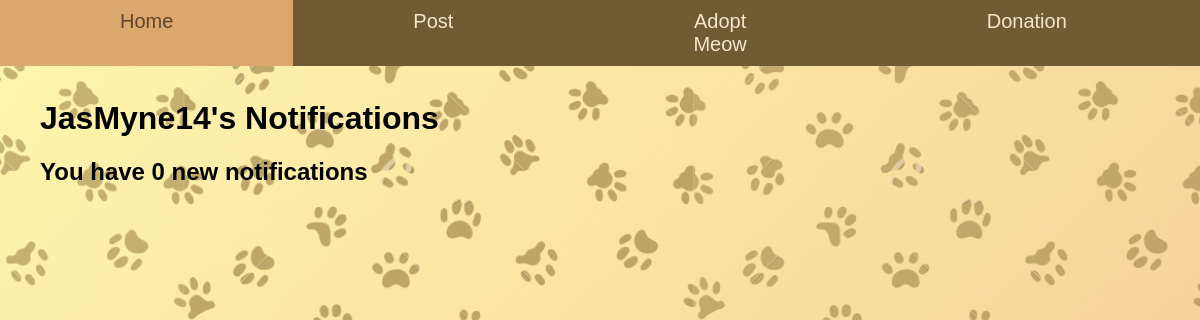
The app's page /notification (signed in), older data.
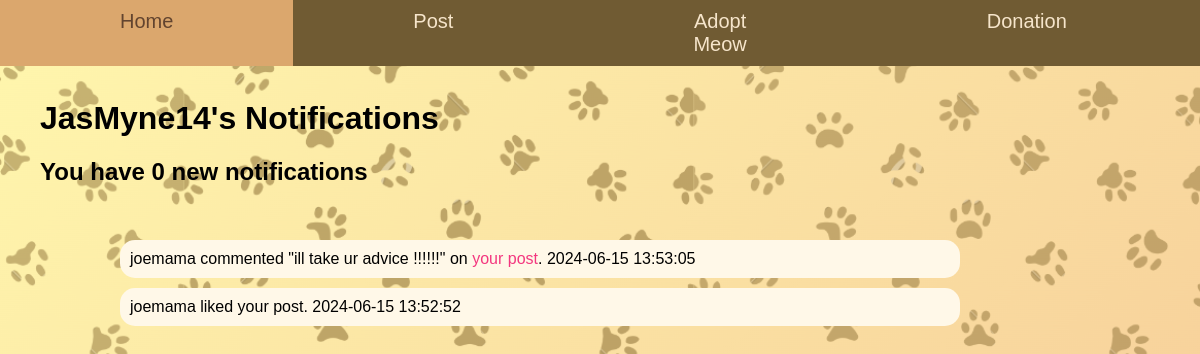
The same page, newer data.
### home/models.py (models this page shows, shortened)
class Comment(db.Model):
    id = db.Column(db.Integer, primary_key = True)
    text = db.Column(db.String(200), nullable=False)
    date = db.Column(db.DateTime(timezone=True), nullable=False, default=datetime.utcnow)
    user_id = db.Column(db.Integer, db.ForeignKey('user.id', ondelete='CASCADE'), nullable=False)
    post_id = db.Column(db.Integer, db.ForeignKey('post.id'), nullable=False)

class User(db.Model, UserMixin):
    id = db.Column(db.Integer, primary_key=True)
    fullname = db.Column(db.String(120), unique=True, nullable=False)
    email = db.Column(db.String(20), unique=True, nullable=False)
    username = db.Column(db.String(120), unique=True, nullable=False)
    password1 = db.Column(db.String(255), nullable=False)
    password2 = db.Column(db.String(255), nullable=False)
    state = db.Column(db.String(120), nullable=False)
    phonenumber = db.Column(db.String(20), unique=True, nullable=False)
    profile_pic = db.Column(db.String(255), nullable=True)
    unread_notification_count = db.Column(db.Integer, default=0)
    posts = db.relationship('Post', backref='author', lazy=True)
    comments = db.relationship('Comment', backref='author', lazy=True)
    likes = db.relationship('Like', backref='author', lazy=True)
    cats = db.relationship('Cat', backref='owner', lazy=True)
    adoption_notification = db.relationship('AdoptionNotification', backref='cat', lazy=True)

class Notification(db.Model):
    id = db.Column(db.Integer, primary_key=True)
    user_id = db.Column(db.Integer, db.ForeignKey('user.id', ondelete='CASCADE'), nullable=False)
    post_id = db.Column(db.Integer, db.ForeignKey('post.id'), nullable=False)
    notification_type = db.Column(db.String(20),nullable=False)
    recent_notification_count = db.Column(db.Integer, default=0)
    date = db.Column(db.DateTime, default=datetime.utcnow)
    read = db.Column(db.Boolean, default=False)
    comment_id = db.Column(db.Integer, db.ForeignKey('comment.id'))
    like_id = db.Column(db.Integer, db.ForeignKey('like.id'))
    comments = db.relationship('Comment', backref='notification', lazy=True)
    likes = db.relationship('Like', backref='notification', lazy=True)
    posts = db.relationship('Post', backref='notification', lazy=True)

### home/views.py (the view)
@views.route("/notification")
@login_required
def display_noti():
    user_id = current_user.id
    notifications = []
    like_comment_notifications = Notification.query.filter(
        (exists().where((Post.id == Notification.post_id) & (Post.user_id == user_id))) &
        ((Notification.notification_type == 'like') | (Notification.notification_type == 'comment'))).order_by(Notification.date.desc()).all()
    notifications.extend(like_comment_notifications)
    adoption_notifications = AdoptionNotification.query.filter_by(user_id=user_id).all()
    notifications.extend(adoption_notifications)
    notifications.sort(key=lambda x: x.date, reverse=True)
    for notification in notifications:
        utc_timestamp = notification.date
        local_timezone = pytz.timezone(app.config['TIMEZONE'])
        local_timestamp = utc_timestamp.astimezone(local_timezone)
        notification.date = local_timestamp
        if not notification.read:
            notification.read=True
    db.session.commit()
    comment_ids = [n.comment_id for n in notifications if hasattr(n, 'comment_id') and n.comment_id is not None]
    comments = Comment.query.filter(Comment.id.in_(comment_ids)).all()
    post_ids = [n.post_id for n in notifications if hasattr(n, 'post_id') and n.post_id is not None]
    posts = Post.query.filter(Post.id.in_(post_ids)).all()
    profile_pic= url_for('static', filename='default.jpg')
    if current_user.is_authenticated and current_user.profile_pic is not None:
        profile_pic = url_for('static', filename='profile_pics/' + current_user.profile_pic)
    unread_notification_count = sum(1 for notification in notifications if not notification.read)
    cats = {}
    for notification in adoption_notifications:
        cat = Cat.query.get(notification.cat_id)
        if cat:
            cats[notification.id] = cat
    adopter_names = {}
    for notification in adoption_notifications:
        adopter = User.query.get(notification.adopter_id)
        if adopter:
            adopter_names[notification.id] = adopter.fullname
    return render_template('notification.html', notifications=notifications, unread_notification_count=unread_notification_count, profile_pic=profile_pic, user_id=user_id, comments=comments, posts=posts, cats=cats, adopter_names=adopter_names)

### home/templates/notification.html (shortened to what this page needs)
<!DOCTYPE html>
<html>
<head>
    <link rel='stylesheet' type='text/css' media='screen' href="{{url_for('static',filename='main.css')}}">
    <div class="navigation">
        <div class="topnav">
            <a class="active" href="/mainpage">Home</a>
            <a href="/createpost">Post</a>
            <a href="/adoptmeow">Adopt Meow</a>
            <a href="/donation">Donation</a>
        </div>
        <div class="dropdown">
        <button class="dropbtn">
        </button>
        </div>
    </div>
</head>
<body>
    <div class="notifications">
        <h1>{{current_user.username}}'s Notifications</h1>
        <h2>You have {{ current_user.unread_notification_count }} new notifications</h2>    <br />
        <article class="noti-body">
        <ul class="noti-content">
            {% for notification in notifications %}
                {% if notification.notification_type == 'like' %}
                    {% if notification.likes%}
                        <p class="like-noti">{{ notification.likes.author.username }} liked your post. {{ notification.date.strftime('%Y-%m-%d %H:%M:%S')}}</p>
                    {% endif %}
                {% elif notification.notification_type == 'comment' %}
                    {% for comment in comments %}
                        {% if comment.id == notification.comment_id %}
                            <p class="comment-noti">{{ comment.author.username }} commented "{{ comment.text }}" on <a class="noti-post" href="{{ url_for('views.post', post_id=notification.post_id) }}">your post</a>. {{ notification.date.strftime('%Y-%m-%d %H:%M:%S')}}</p>
                        {% endif %}
                    {% endfor %}
                {% elif notification.notification_type == 'adoption' %}
                    <p class="adoption-noti">
                        {{ adopter_names[notification.id] }} adopted your cat, <a class="noti-post" href="{{ url_for('views.catprofile', cat_id=notification.cat_id) }}">{{ cats[notification.id].cat_name }}!</a>
                        {{ notification.date.strftime('%Y-%m-%d %H:%M:%S')}}
                    </p>
                {% endif %}
            {% endfor %}
        </ul>
        </article>
    </div>
</body>
</html>

Row changes from the older to the newer data that the page shows:
now on this page (row edited): Notification: date "2024-06-15 13:53:05"
added Comment: author.username "joemama", text "ill take ur advice !!!!!!"
now on this page (row edited): Notification: likes.author.username "joemama", date "2024-06-15 13:52:52"
